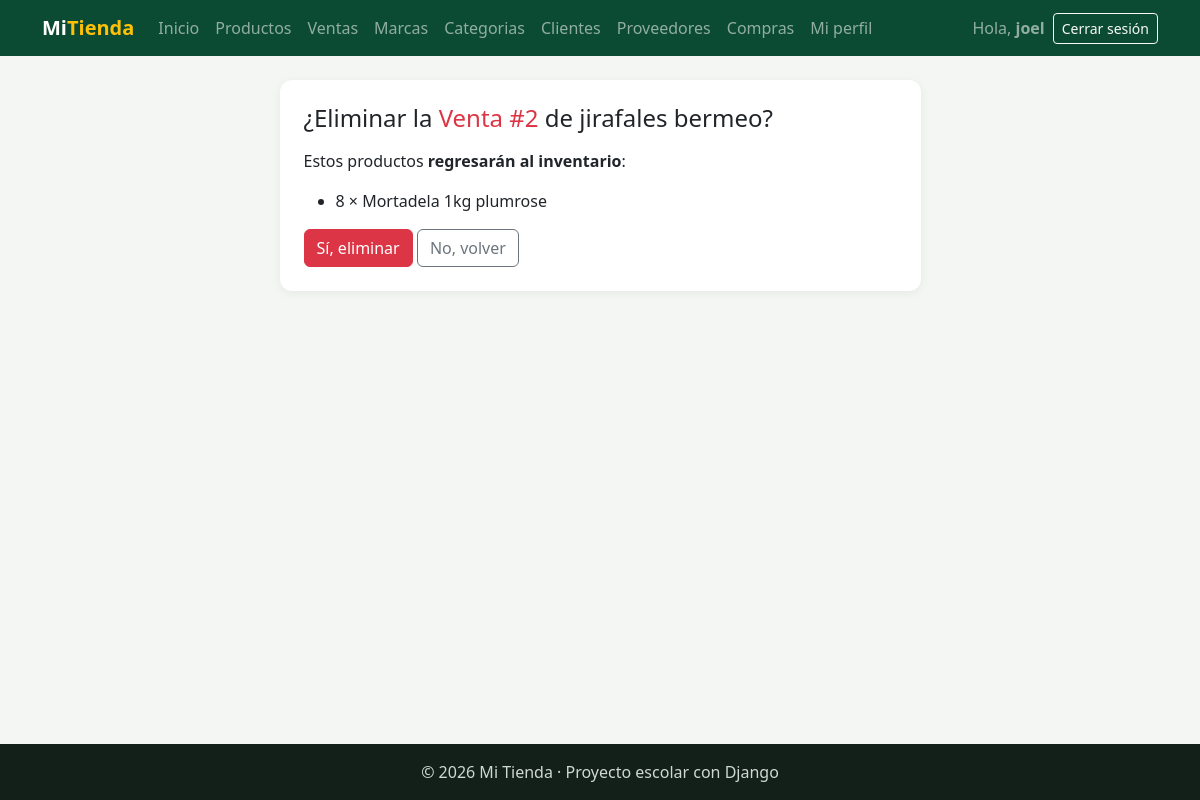
The page /facturacion/ventas/eliminar/2/ (signed in) on the database its author committed.
### facturacion/models.py (models this page shows, shortened)
class ModeloBase(models.Model):
    user = models.ForeignKey(                    # 1:N con User: un usuario registra muchos registros
        User,
        on_delete=models.SET_NULL,               # Si borran al usuario, el registro se queda con user vacío
        null=True,                               # SET_NULL necesita que la columna acepte NULL
        blank=True,
        editable=False,                          # No aparece en formularios: lo llena la VISTA, no la persona
        related_name="%(class)s_registrados",    # %(class)s = nombre del modelo → user.producto_registrados
        verbose_name="Registrado por",
    )
    fecha_creacion = models.DateTimeField("Fecha de creación", auto_now_add=True)   # Se llena sola al CREAR
    fecha_modificacion = models.DateTimeField("Última modificación", auto_now=True) # Se actualiza sola en CADA save()
    class Meta:
        abstract = True                          # ← LA CLAVE: modelo "molde", sin tabla propia

class Venta(ModeloBase):
    cliente = models.ForeignKey(Cliente, on_delete=models.PROTECT, related_name="ventas")   # 1:N
    fecha_hora = models.DateTimeField("Fecha y hora", default=timezone.now)   # default: la hora actual, editable
    subtotal = models.DecimalField(max_digits=12, decimal_places=2, default=0, editable=False)
    iva = models.DecimalField("IVA", max_digits=12, decimal_places=2, default=0, editable=False)
    total = models.DecimalField(max_digits=12, decimal_places=2, default=0, editable=False)
    tipo_pago = models.CharField(
        "Tipo de pago",
        max_length=15,
        choices=TipoPago.choices,                # Solo acepta contado, credito, transferencia o tarjeta
        default=TipoPago.CONTADO,
    )
    class Meta:
        verbose_name = "Venta"
        verbose_name_plural = "Ventas"
        ordering = ["-fecha_hora"]               # La más reciente primero
    def __str__(self):
        return f"Venta #{self.pk}"

class Cliente(ModeloBase):
    cedula = models.CharField("Cédula", max_length=10, unique=True)
    nombres = models.CharField(max_length=80)
    apellidos = models.CharField(max_length=80)
    email = models.EmailField("Correo", blank=True)
    telefono = models.CharField("Teléfono", max_length=15, blank=True)
    direccion = models.CharField("Dirección", max_length=200, blank=True)
    class Meta:
        verbose_name = "Cliente"
        verbose_name_plural = "Clientes"
        ordering = ["apellidos", "nombres"]
    def __str__(self):
        return f"{self.apellidos} {self.nombres}"

class DetalleVenta(ModeloBase):
    venta = models.ForeignKey(Venta, on_delete=models.CASCADE, related_name="detalles")   # se borra con su venta
    producto = models.ForeignKey(Producto, on_delete=models.PROTECT, related_name="detalles_venta")
    cantidad = models.PositiveIntegerField(default=1, validators=[MinValueValidator(1)])  # mínimo 1
    precio = models.DecimalField(max_digits=10, decimal_places=2)   # precio del producto EL DÍA de la venta
    class Meta:
        verbose_name = "Detalle de venta"
        verbose_name_plural = "Detalles de venta"

class Producto(ModeloBase):
    nombre = models.CharField(max_length=100)
    descripcion = models.TextField("Descripción", blank=True)
    precio = models.DecimalField(max_digits=10, decimal_places=2)    # Precio de VENTA actual
    stock = models.PositiveIntegerField(default=0)                   # Unidades en bodega (nunca negativo)
    imagen = models.ImageField(                  # NUEVO: guarda una FOTO
        upload_to="productos/",                  #   el archivo va a MEDIA_ROOT/productos/
        blank=True,                              #   la foto es opcional
    )                                            #   En la tabla solo se guarda el TEXTO de la ruta: "productos/a55.jpg"
    marca = models.ForeignKey(Marca, on_delete=models.PROTECT, related_name="productos")
    categorias = models.ManyToManyField(Categoria, related_name="productos", blank=True)
    activo = models.BooleanField(default=True)
    class Meta:
        verbose_name = "Producto"
        verbose_name_plural = "Productos"
        ordering = ["nombre"]

### facturacion/views.py (the view, shortened to what this page needs)
# urls.py: path("ventas/eliminar/<int:pk>/", views.VentaDeleteView.as_view(), name="venta_eliminar"),
class VentaDeleteView(LoginRequiredMixin, DeleteView):     # ELIMINAR
    model = Venta
    template_name = "facturacion/venta_eliminar.html"
    context_object_name = "venta"
    success_url = reverse_lazy("facturacion:venta_lista")

### facturacion/templates/facturacion/venta_eliminar.html (shortened to what this page needs)
{% extends "base.html" %}
{% block contenido %}
<div class="row justify-content-center">
    <div class="col-md-7">
        <div class="tarjeta">
            <h1 class="h4 mb-3">¿Eliminar la <span class="text-danger">{{ venta }}</span> de {{ venta.cliente }}?</h1>
            <p>Estos productos <b>regresarán al inventario</b>:</p>
            <ul>
                {% for detalle in venta.detalles.all %}
                    <li>{{ detalle.cantidad }} × {{ detalle.producto.nombre }}</li>
                {% endfor %}
            </ul>
            <form method="post">
                <button type="submit" class="btn btn-danger">Sí, eliminar</button>
                <a href="{% url 'facturacion:venta_detalle' venta.pk %}" class="btn btn-outline-secondary">No, volver</a>
            </form>
        </div>
    </div>
</div>
{% endblock %}

### templates/base.html (shortened to what this page needs)
{% load static %}
<!DOCTYPE html>
<html lang="es">
<head>
    <link href="https://cdn.jsdelivr.net/npm/bootstrap@5.3.3/dist/css/bootstrap.min.css" rel="stylesheet">
    <link rel="stylesheet" href="{% static 'css/estilos.css' %}">
</head>
<body>
    <nav class="navbar navbar-expand-lg navbar-dark barra">
        <div class="container">
            <a class="navbar-brand fw-bold" href="{% url 'home' %}">Mi<span class="text-warning">Tienda</span></a>
            <div class="collapse navbar-collapse" id="menu">
                <ul class="navbar-nav me-auto">
                    <li class="nav-item"><a class="nav-link" href="{% url 'home' %}">Inicio</a></li>
                    {% if user.is_authenticated %}
                        <li class="nav-item"><a class="nav-link" href="{% url 'facturacion:producto_lista' %}">Productos</a></li>
                        <li class="nav-item"><a class="nav-link" href="{% url 'facturacion:venta_lista' %}">Ventas</a></li>
                        <li class="nav-item"><a class="nav-link" href="{% url 'facturacion:marca_lista' %}">Marcas</a></li>
                        <li class="nav-item"><a class="nav-link" href="{% url 'facturacion:categoria_lista' %}">Categorias</a></li>
                        <li class="nav-item"><a class="nav-link" href="{% url 'facturacion:cliente_lista' %}">Clientes</a></li>
                        <li class="nav-item"><a class="nav-link" href="{% url 'facturacion:proveedor_lista' %}">Proveedores</a></li>
                        <li class="nav-item"><a class="nav-link" href="{% url 'facturacion:compra_lista' %}">Compras</a></li>
                        <li class="nav-item"><a class="nav-link" href="{% url 'facturacion:mi_perfil' %}">Mi perfil</a></li>
                    {% endif %}
                </ul>
                <ul class="navbar-nav align-items-lg-center gap-2">
                    {% if user.is_authenticated %}
                        <li class="nav-item navbar-text">Hola, <b>{{ user.username }}</b></li>
                        <li class="nav-item">
                            <form method="post" action="{% url 'logout' %}" class="m-0">
                                <button type="submit" class="btn btn-sm btn-outline-light">Cerrar sesión</button>
                            </form>
                        </li>
                    {% else %}
                        <li class="nav-item"><a class="nav-link" href="{% url 'login' %}">Ingresar</a></li>
                        <li class="nav-item"><a class="btn btn-sm btn-warning" href="{% url 'registro' %}">Crear cuenta</a></li>
                    {% endif %}
                </ul>
            </div>
        </div>
    </nav>
    <main class="container py-4">
        {% block contenido %}{% endblock %}
    </main>
    <footer class="pie text-center py-3">© 2026 Mi Tienda · Proyecto escolar con Django</footer>
</body>
</html>

### static/css/estilos.css (style rules this page uses)
:root { --verde: #0c4b33; --verde-claro: #2f9e6e; --amarillo: #f2c230; }
body { background-color: #f3f6f2; min-height: 100vh; display: flex; flex-direction: column; }
main { flex: 1; }
.barra { background-color: var(--verde); }
.tarjeta { background: white; border-radius: 12px; padding: 24px; box-shadow: 0 2px 10px rgba(0,0,0,.06); }
.pie { background-color: #13201a; color: #cfd8d3; }

### rows shown on the page
Venta: id "Venta #2", cliente "jirafales bermeo"
DetalleVenta: cantidad "8", producto.nombre "Mortadela 1kg plumrose"

### other values the page prints
{{ user.username }} "joel"
